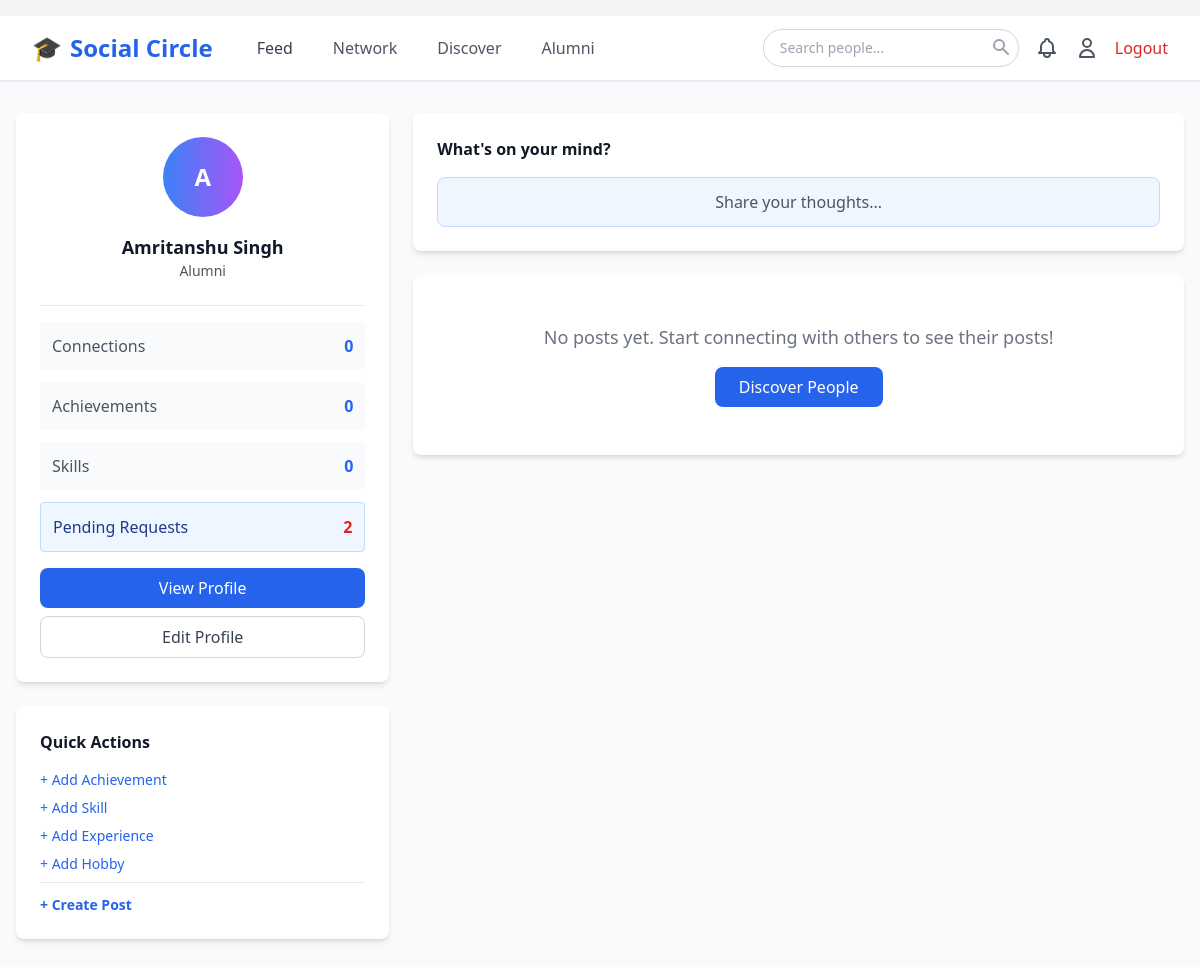
Screenshot of /social/dashboard (signed in) with the database file from the repository.
### app.py (models this page shows, shortened)
class Alumni(db.Model):
    __tablename__ = 'alumni'
    id = db.Column(db.Integer, primary_key=True)
    alumni_id = db.Column(db.String(20), unique=True)
    name = db.Column(db.String(100), nullable=False)
    email = db.Column(db.String(120), unique=True, nullable=False)
    password_hash = db.Column(db.String(128), nullable=False)
    graduation_year = db.Column(db.Integer, nullable=False)
    degree = db.Column(db.String(100))
    major = db.Column(db.String(100))
    current_company = db.Column(db.String(200))
    current_position = db.Column(db.String(200))
    phone = db.Column(db.String(15))
    joined_at = db.Column(db.DateTime, default=lambda: datetime.now(timezone.utc))

class UserProfile(db.Model):
    __tablename__ = 'user_profile'
    id = db.Column(db.Integer, primary_key=True)
    user_id = db.Column(db.String(20), unique=True, nullable=False)  # student_id, teacher_id, or alumni_id
    user_type = db.Column(db.String(20), nullable=False)  # 'student', 'teacher', 'alumni'
    bio = db.Column(db.Text)
    headline = db.Column(db.String(200))  # Professional headline
    profile_picture = db.Column(db.String(300))
    cover_photo = db.Column(db.String(300))
    location = db.Column(db.String(100))
    website = db.Column(db.String(200))
    linkedin_url = db.Column(db.String(200))
    github_url = db.Column(db.String(200))
    is_profile_public = db.Column(db.Boolean, default=True)
    show_email = db.Column(db.Boolean, default=False)
    show_phone = db.Column(db.Boolean, default=False)
    created_at = db.Column(db.DateTime, default=lambda: datetime.now(timezone.utc))
    updated_at = db.Column(db.DateTime, default=lambda: datetime.now(timezone.utc), onupdate=lambda: datetime.now(timezone.utc))
    achievements = db.relationship('Achievement', backref='profile', lazy=True, cascade='all, delete-orphan')
    skills = db.relationship('Skill', backref='profile', lazy=True, cascade='all, delete-orphan')
    experiences = db.relationship('Experience', backref='profile', lazy=True, cascade='all, delete-orphan')
    hobbies = db.relationship('Hobby', backref='profile', lazy=True, cascade='all, delete-orphan')

### app.py (the view)
@app.route('/social/dashboard')
@social_login_required
def social_dashboard():
    current = get_current_user()
    profile = get_user_profile(current['id'], current['type'])
    connections_count = Connection.query.filter(
        ((Connection.requester_id == current['id']) | (Connection.receiver_id == current['id'])) &
        (Connection.status == 'accepted')
    ).count()
    pending_requests = Connection.query.filter_by(
        receiver_id=current['id'],
        status='pending'
    ).count()
    my_connections = Connection.query.filter(
        ((Connection.requester_id == current['id']) | (Connection.receiver_id == current['id'])) &
        (Connection.status == 'accepted')
    ).all()
    connection_ids = []
    for conn in my_connections:
        if conn.requester_id == current['id']:
            connection_ids.append(conn.receiver_id)
        else:
            connection_ids.append(conn.requester_id)
    connection_ids.append(current['id'])
    recent_posts = Post.query.filter(Post.author_id.in_(connection_ids)).order_by(Post.created_at.desc()).limit(20).all()
    for post in recent_posts:
        post.author_info = get_user_info(post.author_id, post.author_type)
        post.has_liked = PostLike.query.filter_by(post_id=post.id, user_id=current['id']).first() is not None
    stats = {
        'connections': connections_count,
        'pending_requests': pending_requests,
        'achievements': len(profile.achievements),
        'skills': len(profile.skills)
    }
    return render_template('social_dashboard.html',
                         current_user=current,
                         profile=profile,
                         stats=stats,
                         posts=recent_posts)

### app.py (called while the page is built)
@app.context_processor
def inject_date():
    return dict(date=date, datetime=datetime)

def get_user_profile(user_id, user_type):
    profile = UserProfile.query.filter_by(user_id=user_id, user_type=user_type).first()
    if not profile:
        profile = UserProfile(user_id=user_id, user_type=user_type)
        db.session.add(profile)
        db.session.commit()
    return profile

def get_current_user():
    user_type = session.get('user_type')
    if user_type == 'student':
        user = Student.query.get(session.get('student_id'))
        return {'id': user.student_id, 'type': 'student', 'name': user.name, 'email': user.email} if user else None
    elif user_type == 'teacher':
        user = Teacher.query.filter_by(teacher_id=session.get('teacher_id')).first()
        return {'id': user.teacher_id, 'type': 'teacher', 'name': user.name, 'email': user.email} if user else None
    elif user_type == 'alumni':
        user = Alumni.query.filter_by(alumni_id=session.get('alumni_id')).first()
        return {'id': user.alumni_id, 'type': 'alumni', 'name': user.name, 'email': user.email} if user else None
    return None

def social_login_required(f):
    @wraps(f)
    def decorated_function(*args, **kwargs):
        if 'user_type' not in session:
            flash('Please login first', 'error')
            return redirect(url_for('home'))
        return f(*args, **kwargs)
    return decorated_function

### templates/social_dashboard.html (shortened to what this page needs)
{% extends "base_social.html" %}
{% block content %}
<div class="min-h-screen bg-gray-50">
    {% include 'social_nav.html' %}
    <div class="max-w-7xl mx-auto px-4 py-8">
        <div class="grid grid-cols-1 md:grid-cols-3 gap-6">
            <div class="md:col-span-1">
                <div class="bg-white rounded-lg shadow-md p-6 sticky top-20">
                    <div class="text-center mb-6">
                        <div class="w-20 h-20 rounded-full bg-gradient-to-r from-blue-500 to-purple-500 mx-auto flex items-center justify-center text-white text-2xl font-bold mb-4">
                            {{ current_user.name[0] }}
                        </div>
                        <h3 class="font-bold text-lg text-gray-900">{{ current_user.name }}</h3>
                        <p class="text-sm text-gray-600">{{ current_user.type | title }}</p>
                    </div>
                    <div class="border-t pt-4 space-y-3">
                        <div class="flex justify-between items-center p-3 bg-gray-50 rounded">
                            <span class="text-gray-600">Connections</span>
                            <span class="font-bold text-blue-600">{{ stats.connections }}</span>
                        </div>
                        <div class="flex justify-between items-center p-3 bg-gray-50 rounded">
                            <span class="text-gray-600">Achievements</span>
                            <span class="font-bold text-blue-600">{{ stats.achievements }}</span>
                        </div>
                        <div class="flex justify-between items-center p-3 bg-gray-50 rounded">
                            <span class="text-gray-600">Skills</span>
                            <span class="font-bold text-blue-600">{{ stats.skills }}</span>
                        </div>
                        {% if stats.pending_requests > 0 %}
                        <div class="flex justify-between items-center p-3 bg-blue-50 rounded border border-blue-200">
                            <span class="text-blue-900">Pending Requests</span>
                            <span class="font-bold text-red-600">{{ stats.pending_requests }}</span>
                        </div>
                        {% endif %}
                    </div>
                    <div class="mt-4 space-y-2">
                        <a href="{{ url_for('my_profile') }}" class="block w-full text-center px-4 py-2 bg-blue-600 text-white rounded-lg hover:bg-blue-700 font-medium">
                            View Profile
                        </a>
                        <a href="{{ url_for('edit_profile') }}" class="block w-full text-center px-4 py-2 border border-gray-300 text-gray-700 rounded-lg hover:bg-gray-50 font-medium">
                            Edit Profile
                        </a>
                    </div>
                </div>
                <div class="bg-white rounded-lg shadow-md p-6 mt-6">
                    <h4 class="font-bold text-gray-900 mb-4">Quick Actions</h4>
                    <div class="space-y-2">
                        <a href="{{ url_for('add_achievement') }}" class="block text-sm text-blue-600 hover:text-blue-700">+ Add Achievement</a>
                        <a href="{{ url_for('add_skill') }}" class="block text-sm text-blue-600 hover:text-blue-700">+ Add Skill</a>
                        <a href="{{ url_for('add_experience') }}" class="block text-sm text-blue-600 hover:text-blue-700">+ Add Experience</a>
                        <a href="{{ url_for('add_hobby') }}" class="block text-sm text-blue-600 hover:text-blue-700">+ Add Hobby</a>
                        <a href="{{ url_for('create_post') }}" class="block text-sm text-blue-600 hover:text-blue-700 font-bold mt-3 pt-3 border-t">+ Create Post</a>
                    </div>
                </div>
            </div>
            <div class="md:col-span-2">
                <div class="bg-white rounded-lg shadow-md p-6 mb-6">
                    <h3 class="font-bold text-gray-900 mb-4">What's on your mind?</h3>
                    <a href="{{ url_for('create_post') }}" class="block w-full px-4 py-3 bg-blue-50 border border-blue-200 text-gray-600 rounded-lg hover:bg-blue-100 transition text-center cursor-pointer">
                        Share your thoughts...
                    </a>
                </div>
                {% if posts %}
                    <div class="space-y-4">
                        {% for post in posts %}
                        <div class="bg-white rounded-lg shadow-md overflow-hidden">
                            <div class="p-4 border-b border-gray-200 flex justify-between items-start">
                                <div class="flex items-center space-x-3">
                                    <div class="w-10 h-10 rounded-full bg-gradient-to-r from-blue-500 to-purple-500 flex items-center justify-center text-white font-bold">
                                        {{ post.author_info.name[0] }}
                                    </div>
                                    <div>
                                        <a href="{{ url_for('view_profile', user_type=post.author_type, user_id=post.author_id) }}" class="font-bold text-gray-900 hover:text-blue-600">
                                            {{ post.author_info.name }}
                                        </a>
                                        <p class="text-xs text-gray-600">{{ post.created_at.strftime('%b %d, %Y at %I:%M %p') }}</p>
                                    </div>
                                </div>
                                {% if post.author_id == current_user.id and post.author_type == current_user.type %}
                                <div class="flex space-x-2">
                                    <a href="{{ url_for('edit_post', post_id=post.id) }}" class="text-gray-600 hover:text-blue-600">Edit</a>
                                    <form method="POST" action="{{ url_for('delete_post', post_id=post.id) }}" style="display:inline;" onsubmit="return confirm('Delete this post?');">
                                        <button type="submit" class="text-gray-600 hover:text-red-600">Delete</button>
                                    </form>
                                </div>
                                {% endif %}
                            </div>
                            <div class="p-4">
                                <p class="text-gray-800">{{ post.content }}</p>
                                {% if post.image_path %}
                                <img src="{{ post.image_path }}" alt="Post image" class="w-full rounded-lg mt-3 max-h-96 object-cover">
                                {% endif %}
                            </div>
                            <div class="px-4 py-2 bg-gray-50 border-t text-sm text-gray-600 flex justify-between">
                                <span>👍 {{ post.likes_count }} likes</span>
                                <span>💬 {{ post.comments_count }} comments</span>
                            </div>
                            <div class="px-4 py-3 border-t flex space-x-4">
                                <form method="POST" action="{{ url_for('like_post', post_id=post.id) }}" style="display:inline; width: 100%;">
                                    <button type="submit" class="flex-1 text-center py-2 text-gray-600 hover:bg-gray-50 rounded transition {% if post.has_liked %}text-blue-600 font-bold{% endif %}">
                                        👍 {% if post.has_liked %}Unlike{% else %}Like{% endif %}
                                    </button>
                                </form>
                                <a href="{{ url_for('view_post', post_id=post.id) }}" class="flex-1 text-center py-2 text-gray-600 hover:bg-gray-50 rounded transition">
                                    💬 Comment
                                </a>
                            </div>
                        </div>
                        {% endfor %}
                    </div>
                {% else %}
                <div class="bg-white rounded-lg shadow-md p-12 text-center">
                    <p class="text-gray-500 text-lg">No posts yet. Start connecting with others to see their posts!</p>
                    <a href="{{ url_for('discover') }}" class="inline-block mt-4 px-6 py-2 bg-blue-600 text-white rounded-lg hover:bg-blue-700 font-medium">
                        Discover People
                    </a>
                </div>
                {% endif %}
            </div>
        </div>
    </div>
</div>
{% endblock %}

### rows the page displays
Alumni: name "A", name "Amritanshu Singh"
UserProfile: type "Alumni"

### other values shown
{{ stats.connections }} "0"
{{ stats.achievements }} "0"
{{ stats.skills }} "0"
{{ stats.pending_requests }} "2"
